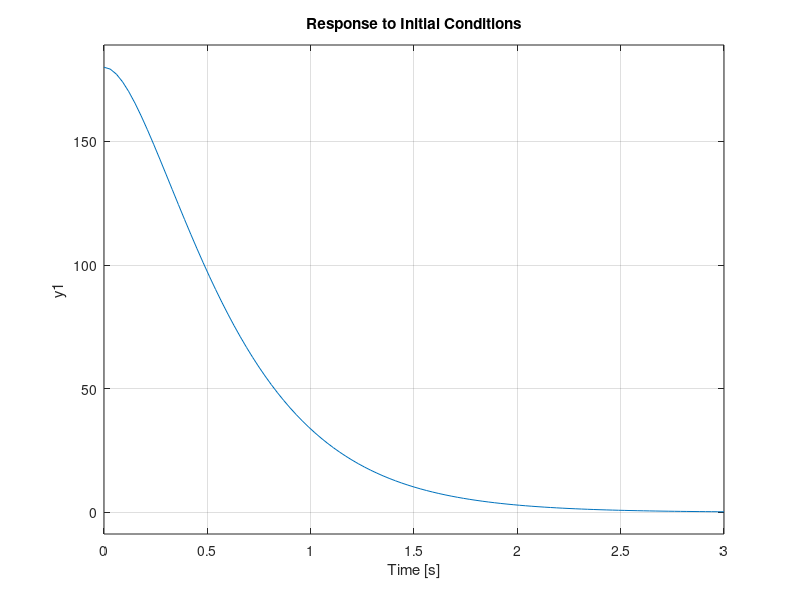

Write the MATLAB code that produced this figure.
%Constants of system
m = 1;
g = 9.8;
r = 1;
c = 0.5;
w0 = 0;
th0 = 180;

%Linearized State Space
A = [0   1; 
    g/r -c];
B = [0; 
    1/(m*r^2)];
C = [1 0];
D = 0;

%Penalty Matrix5
Q = [1 0; 
     0 10];
R = 10;  

%LQR
[K,~,~] = lqr(A,B,Q,R);
sys = ss((A-B*K),B,C,D);
x0 = [th0;w0];
initial(sys,x0);
hold on
% for i=-5:5
%     %Penalty Matrix5
%     Q = [power(10,i)*1 0; 
%            0 1];
%     R = power(10,-i)*1;
% 
%     %LQR
%     [K,~,~] = lqr(A,B,Q,R);
%     sys = ss((A-B*K),B,C,D);
%     x0 = [th0;w0];
%     initial(sys,x0);
%     hold on
% end
% legend('i=-5','i=-4','i=-3','i=-2','i=-1','i=0','i=1','i=2','i=3','i=4','i=5');
